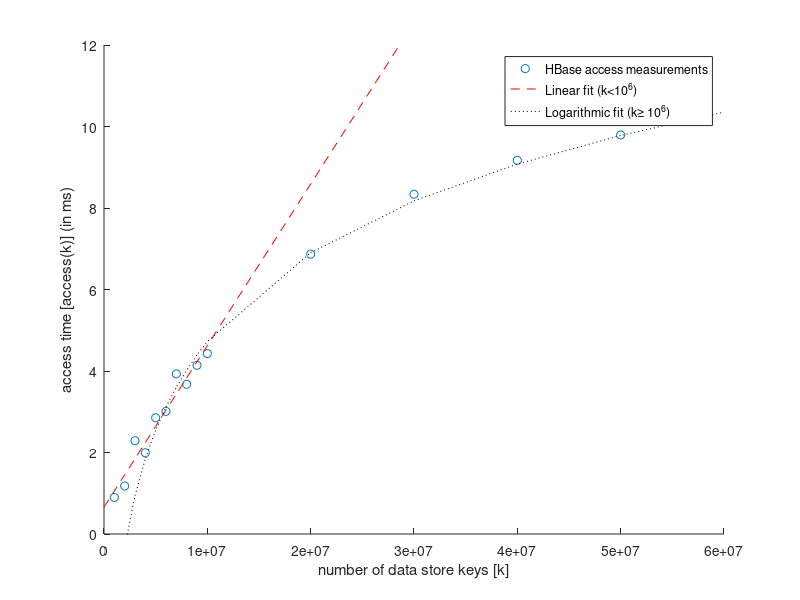

The MATLAB source for this figure: (Note: this script raises an error after producing the figure.)
function [m_l,n_l, m, n, pfc] = hbase_lookup_perf()
    runCol = 1;
    x2Col = -2;
    xCol = 2;
    yCol = 3;

    import = importdata('2012-01-11-hbase-lookup-perf-1.csv');
    data = import;

    Xs = unique(data(find(data(:,runCol)==0),xCol));
    x2s = 2;


    i = 1;
    for x2_i=1:size(x2s)
        x2 = x2s(x2_i)
        for x_i=1:size(Xs)
            x = Xs(x_i);
            index = find(data(:, xCol) == x);        
            y = mean(data(index,yCol));
            rx(i,:) = x;
            ry(i,:) = y;
            rz(i,:) = x2;
            i = i + 1;
        end
    end
    
    
    pfc = polyfit(rx,ry,5);

    rx_l = rx(1:10);
    ry_l = ry(1:10);
    
    figure('Position',[100,100,450,200]);
    hold on;    
    scatter(rx, ry);
    pf_l = polyfit(rx_l,ry_l,1);
    m_l = pf_l(1);
    n_l = pf_l(2);
    
    e_l = @(x) m_l*x+n_l;
    e_p = @(x) polyval(pfc,x);
    
    all = [0; 0.01; rx; 6e7];
    plot(all, e_l(all), '--r'); 
    ylim([0 12]);
    set(gca,'XTick', 0:1e7:6e7);
    
    %plot(all, e_p(all), '-r');
    
    xlabel('number of data store keys [k]');
    ylabel('access time [access(k)] (in ms)');
    
    %figure;
    
    %scatter(rx,ry);
    ommit_first = 4;
    
    rx = rx(ommit_first:end)
    ry = ry(ommit_first:end)
    
    rx_log = log(rx)
    
    %hold on;
    
    pf = polyfit(rx_log,ry,1);
    m = pf(1);
    n = pf(2);
    
    e = @(x) m*log(x)+n;

    plot(all(3:end), e(all(3:end)), ':k');

    %xlabel('number of data store keys');
    %ylabel('access execution time (in ms)');
    
    legend('HBase access measurements', 'Linear fit (k<10^6)','Logarithmic fit (k\geq 10^6)','Location', 'Best');
    
    hold off;
    %set(gca, 'YScale', 'log')
    %set(gca, 'XScale', 'log')

    exportfig(gcf, 'hbaseAccessPerf.eps', 'LineStyleMap', [], 'Color', 'rgb');
end